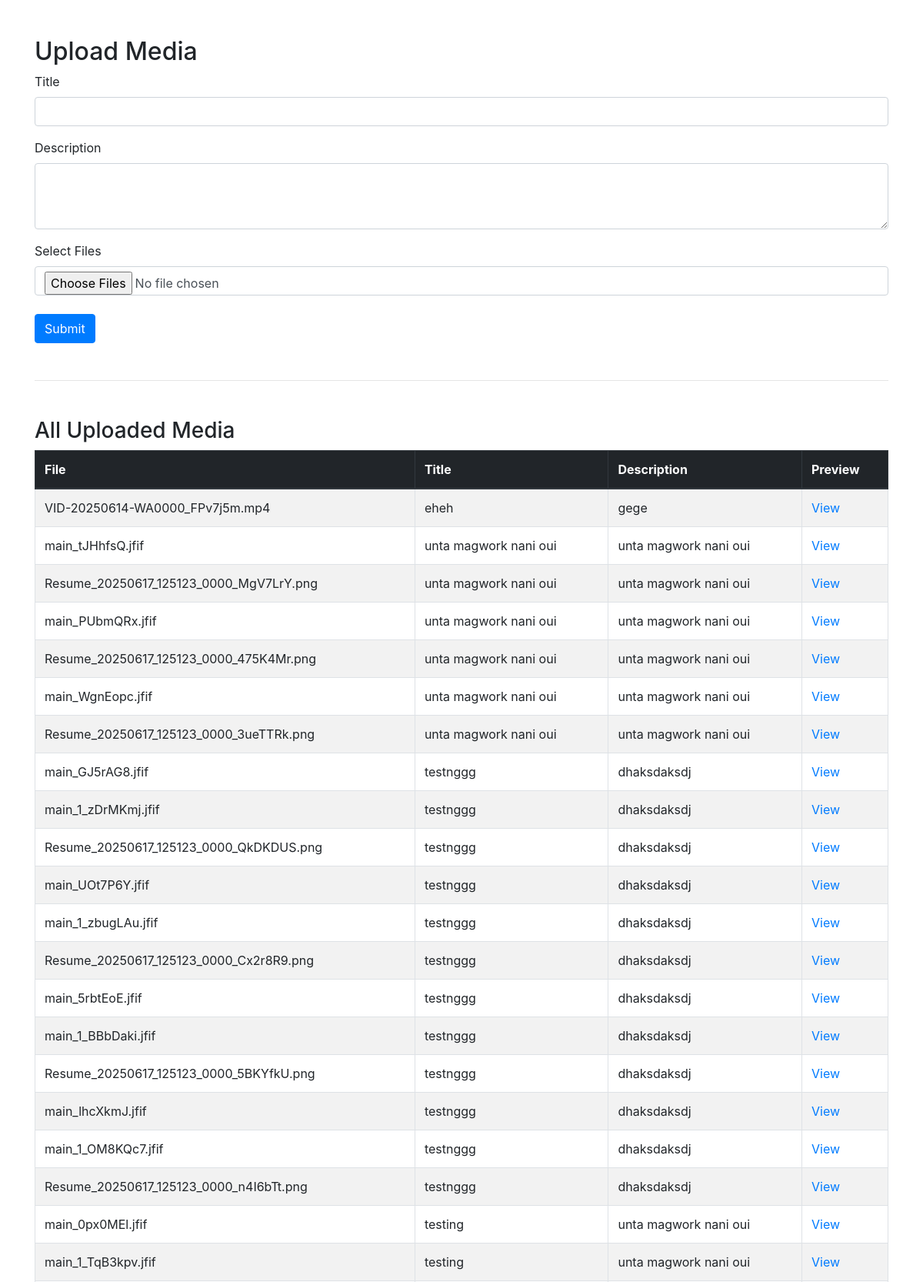
The app's page /agallery/ (upper part) with its own data.
### authentication/models.py (models this page shows)
class Files(models.Model):
    file = models.FileField(upload_to='files/')
    title = models.CharField(max_length=255)
    description = models.TextField()

### authentication/views.py (the view, shortened to what this page needs)
# urls.py: path('agallery/', views.agallery, name="agallery"),
def agallery(request):
    all_files = Files.objects.all().order_by('-id')
    return render(request, "authentication/admin/agallery.html", {
        'files': all_files
    })

### templates/authentication/admin/agallery.html (shortened to what this page needs)
<!DOCTYPE html>
<html>
<head>
    <link rel="stylesheet" href="https://cdn.jsdelivr.net/npm/bootstrap@4.1.3/dist/css/bootstrap.min.css">
</head>
<body class="container mt-5">
    <h2>Upload Media</h2>
    <form method="post" enctype="multipart/form-data">
        <div class="form-group">
            <label>Title</label>
            <input type="text" name="title" class="form-control" required>
        </div>
        <div class="form-group">
            <label>Description</label>
            <textarea name="description" rows="3" class="form-control" required></textarea>
        </div>
        <div class="form-group">
            <label>Select Files</label>
            <input type="file" name="files" multiple accept="image/*,video/*,audio/*" class="form-control" required>
        </div>
        <button type="submit" class="btn btn-primary mt-2">Submit</button>
    </form>
<hr class="my-5">
<h3>All Uploaded Media</h3>
<table class="table table-bordered table-striped">
    <thead class="thead-dark">
        <tr>
            <th>File</th>
            <th>Title</th>
            <th>Description</th>
            <th>Preview</th>
        </tr>
    </thead>
    <tbody>
        {% for file in files %}
        <tr>
            <td>{{ file.file.name|slice:"6:" }}</td>
            <td>{{ file.title }}</td>
            <td>{{ file.description }}</td>
            <td><a href="{{ file.file.url }}" target="_blank">View</a></td>
        </tr>
        {% empty %}
        <tr>
            <td colspan="4" class="text-center">No media uploaded yet.</td>
        </tr>
        {% endfor %}
    </tbody>
</table>
</body>
</html>

### records on screen
Files: file.name "VID-20250614-WA0000_FPv7j5m.mp4", title "eheh", description "gege"
Files: file.name "main_tJHhfsQ.jfif", title "unta magwork nani oui", description "unta magwork nani oui"
Files: file.name "Resume_20250617_125123_0000_MgV7LrY.png", title "unta magwork nani oui", description "unta magwork nani oui"
Files: file.name "main_PUbmQRx.jfif", title "unta magwork nani oui", description "unta magwork nani oui"
Files: file.name "Resume_20250617_125123_0000_475K4Mr.png", title "unta magwork nani oui", description "unta magwork nani oui"
Files: file.name "main_WgnEopc.jfif", title "unta magwork nani oui", description "unta magwork nani oui"
Files: file.name "Resume_20250617_125123_0000_3ueTTRk.png", title "unta magwork nani oui", description "unta magwork nani oui"
Files: file.name "main_GJ5rAG8.jfif", title "testnggg", description "dhaksdaksdj"
Files: file.name "main_1_zDrMKmj.jfif", title "testnggg", description "dhaksdaksdj"
Files: file.name "Resume_20250617_125123_0000_QkDKDUS.png", title "testnggg", description "dhaksdaksdj"
Files: file.name "main_UOt7P6Y.jfif", title "testnggg", description "dhaksdaksdj"
Files: file.name "main_1_zbugLAu.jfif", title "testnggg", description "dhaksdaksdj"
Files: file.name "Resume_20250617_125123_0000_Cx2r8R9.png", title "testnggg", description "dhaksdaksdj"
Files: file.name "main_5rbtEoE.jfif", title "testnggg", description "dhaksdaksdj"
Files: file.name "main_1_BBbDaki.jfif", title "testnggg", description "dhaksdaksdj"
Files: file.name "Resume_20250617_125123_0000_5BKYfkU.png", title "testnggg", description "dhaksdaksdj"
Files: file.name "main_lhcXkmJ.jfif", title "testnggg", description "dhaksdaksdj"
Files: file.name "main_1_OM8KQc7.jfif", title "testnggg", description "dhaksdaksdj"
Files: file.name "Resume_20250617_125123_0000_n4I6bTt.png", title "testnggg", description "dhaksdaksdj"
Files: file.name "main_0px0MEl.jfif", title "testing", description "unta magwork nani oui"
Files: file.name "main_1_TqB3kpv.jfif", title "testing", description "unta magwork nani oui"
